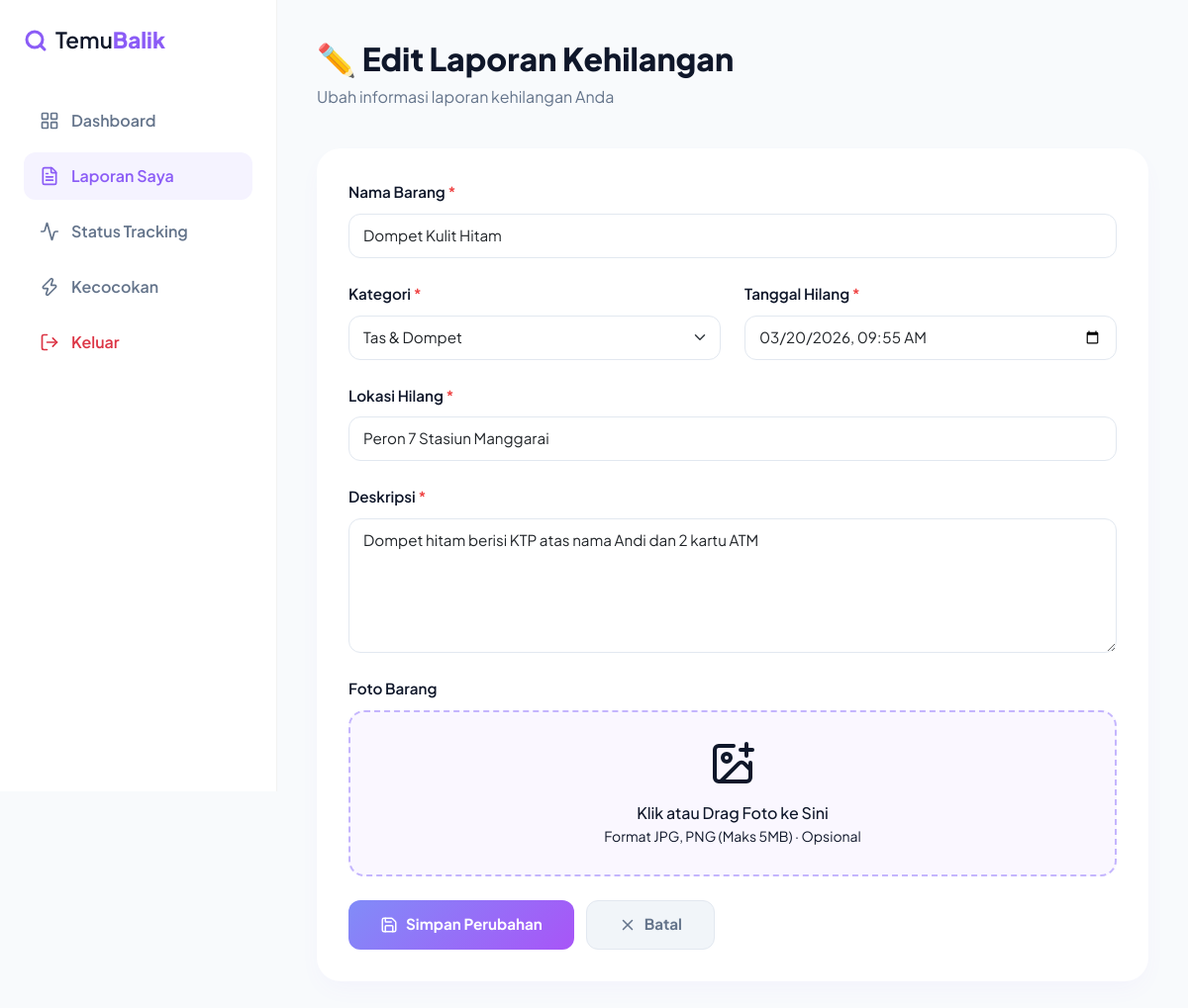
The page /laporan_kehilangan/edit.php?id=1 (signed in) on the database its author committed.
### tables this page shows
CREATE TABLE IF NOT EXISTS laporan_kehilangan (
    id INT AUTO_INCREMENT PRIMARY KEY,
    nama_barang VARCHAR(100) NOT NULL,
    kategori VARCHAR(50) NOT NULL,
    deskripsi TEXT,
    tanggal_hilang DATETIME NOT NULL,
    lokasi_hilang VARCHAR(255) NOT NULL,
    foto VARCHAR(255),
    status ENUM('dilaporkan', 'ditemukan', 'diserahkan', 'ditutup') DEFAULT 'dilaporkan',
    created_by INT NOT NULL,
    created_at TIMESTAMP DEFAULT CURRENT_TIMESTAMP,
    updated_at TIMESTAMP DEFAULT CURRENT_TIMESTAMP ON UPDATE CURRENT_TIMESTAMP,
    FOREIGN KEY (created_by) REFERENCES users(id) ON DELETE CASCADE,
    INDEX idx_status (status),
    INDEX idx_kategori (kategori),
    INDEX idx_created_by (created_by)
);

### config/database.php (called while the page is built, shortened)
<?php
function safePrepare(mysqli $conn, string $sql): mysqli_stmt {
    $stmt = $conn->prepare($sql);
    return $stmt;
}
?>

### laporan_kehilangan/edit.php (the view, shortened to what this page needs)
<?php
require_once '../config/database.php';
$user = getCurrentUser();
$id = intval($_GET['id'] ?? 0);
$stmt = safePrepare($conn, 'SELECT * FROM laporan_kehilangan WHERE id = ? AND created_by = ?');
$stmt->bind_param('ii', $id, $user['id']);
$stmt->execute();
$result = $stmt->get_result();
$laporan = $result->fetch_assoc();
?>
<!DOCTYPE html>
<html lang="id">
<head>
    <link href="https://cdn.jsdelivr.net/npm/bootstrap@5.3.2/dist/css/bootstrap.min.css" rel="stylesheet">
</head>
<body>
    <aside class="sidebar" id="sidebar">
        <a class="brand-logo" href="../dashboard/index.php">
            <i data-lucide="search" class="me-2" style="color: var(--primary-purple); stroke-width: 3;"></i>
            <span class="temu">Temu</span><span class="balik">Balik</span>
        </a>
        <ul class="nav-menu">
            <li class="nav-item">
                <a href="../dashboard/index.php" class="nav-link">
                    <i data-lucide="layout-grid" width="20"></i> Dashboard
                </a>
            </li>
            <li class="nav-item">
                <a href="index.php" class="nav-link active">
                    <i data-lucide="file-text" width="20"></i> Laporan Saya
                </a>
            </li>
            <li class="nav-item">
                <a href="status.php" class="nav-link">
                    <i data-lucide="activity" width="20"></i> Status Tracking
                </a>
            </li>
            <li class="nav-item">
                <a href="../matching/index.php" class="nav-link">
                    <i data-lucide="zap" width="20"></i> Kecocokan
                </a>
            </li>
            <li class="nav-item">
                <a href="../auth/logout.php" class="nav-link text-danger">
                    <i data-lucide="log-out" width="20"></i> Keluar
                </a>
            </li>
        </ul>
    </aside>
    <main class="main-content">
        <section class="page-header">
            <h1 class="page-title">✏️ Edit Laporan Kehilangan</h1>
            <p class="page-subtitle">Ubah informasi laporan kehilangan Anda</p>
        </section>
        <div class="form-card">
            <form method="POST" enctype="multipart/form-data">
                <div class="form-group">
                    <label class="form-label">Nama Barang <span class="required-indicator">*</span></label>
                    <input type="text" class="form-control" name="nama_barang" value="<?= htmlspecialchars($laporan['nama_barang']) ?>" placeholder="Masukkan nama barang" required>
                </div>
                <div class="form-row-spacing">
                    <div class="form-group">
                        <label class="form-label">Kategori <span class="required-indicator">*</span></label>
                        <select class="form-select" name="kategori" required>
                            <option value="<?= htmlspecialchars($laporan['kategori']) ?>" selected><?= htmlspecialchars($laporan['kategori']) ?></option>
                        </select>
                    </div>
                    <div class="form-group">
                        <label class="form-label">Tanggal Hilang <span class="required-indicator">*</span></label>
                        <input type="datetime-local" class="form-control" name="tanggal_hilang" value="<?= date('Y-m-d\TH:i', strtotime($laporan['tanggal_hilang'])) ?>" required>
                    </div>
                </div>
                <div class="form-group">
                    <label class="form-label">Lokasi Hilang <span class="required-indicator">*</span></label>
                    <input type="text" class="form-control" name="lokasi_hilang" value="<?= htmlspecialchars($laporan['lokasi_hilang']) ?>" placeholder="Tempat terakhir kali terlihat" required>
                </div>
                <div class="form-group">
                    <label class="form-label">Deskripsi <span class="required-indicator">*</span></label>
                    <textarea class="form-control" name="deskripsi" rows="5" placeholder="Deskripsi detail barang: warna, merek, kondisi, ciri-ciri khusus, dll" required><?= htmlspecialchars($laporan['deskripsi']) ?></textarea>
                </div>
                <div class="form-group">
                    <label class="form-label">Foto Barang</label>
                    <div class="upload-area" id="fileDropzone">
                        <i data-lucide="image-plus" width="48" height="48" class="text-slate mb-3"></i>
                        <h6 class="fw-700 mb-1">Klik atau Drag Foto ke Sini</h6>
                        <p class="text-slate small mb-0" id="uploadHint">Format JPG, PNG (Maks 5MB) · Opsional</p>
                    </div>
                </div>
                <div style="display: flex; gap: 12px;">
                    <button type="submit" class="btn-submit">
                        <i data-lucide="save" width="18"></i> Simpan Perubahan
                    </button>
                    <a href="detail.php?id=<?= $id ?>" class="btn-cancel">
                        <i data-lucide="x" width="18"></i> Batal
                    </a>
                </div>
            </form>
        </div>
    </main>
</body>
</html>

### laporan_kehilangan/edit.php (style rules this page uses)
:root { --primary-purple: #8b5cf6; --deep-purple: #6d28d9; --soft-purple: #f5f3ff; --bg-light: #f8fafc; --sidebar-width: 280px; --text-main: #0f172a; --text-slate: #64748b; --card-shadow: 0 10px 25px -5px rgba(139, 92, 246, 0.05); --primary-gradient: linear-gradient(135deg, #818cf8 0%, #a855f7 100%); }
body { font-family: 'Plus Jakarta Sans', sans-serif; background-color: var(--bg-light); color: var(--text-main); }
.sidebar { width: var(--sidebar-width); height: 100vh; position: fixed; left: 0; top: 0; background: white; border-right: 1px solid rgba(0,0,0,0.05); padding: 24px; z-index: 1000; }
.brand-logo { font-size: 1.4rem; text-decoration: none; display: flex; align-items: center; margin-bottom: 40px; color: var(--text-main); }
.brand-logo .temu { font-weight: 600; }
.brand-logo .balik { font-weight: 800; color: var(--primary-purple); }
.nav-menu { list-style: none; padding: 0; }
.nav-item { margin-bottom: 8px; }
.nav-link { display: flex; align-items: center; padding: 12px 16px; color: var(--text-slate); text-decoration: none; border-radius: 12px; font-weight: 600; transition: all 0.2s ease; gap: 12px; }
.nav-link:hover, .nav-link.active { background: var(--soft-purple); color: var(--primary-purple); }
.main-content { margin-left: var(--sidebar-width); padding: 40px; min-height: 100vh; }
.page-header { margin-bottom: 40px; }
.page-title { font-size: 2rem; font-weight: 800; margin-bottom: 8px; }
.page-subtitle { color: var(--text-slate); font-size: 1rem; }
.form-card { background: white; border-radius: 24px; padding: 32px; box-shadow: var(--card-shadow); }
.form-label { font-weight: 600; color: var(--text-main); margin-bottom: 10px; font-size: 0.95rem; }
.form-control, .form-select { border: 1px solid #e2e8f0; border-radius: 12px; padding: 10px 14px; font-size: 0.95rem; transition: all 0.2s ease; }
.form-group { margin-bottom: 24px; }
.btn-submit { background: var(--primary-gradient); border: none; color: white; padding: 12px 32px; border-radius: 12px; font-weight: 700; font-size: 0.95rem; transition: all 0.3s ease; display: inline-flex; align-items: center; gap: 8px; }
.btn-cancel { background: #f1f5f9; border: 1px solid #e2e8f0; color: var(--text-slate); padding: 12px 32px; border-radius: 12px; font-weight: 700; font-size: 0.95rem; text-decoration: none; transition: all 0.2s ease; display: inline-flex; align-items: center; gap: 8px; }
.required-indicator { color: #ef4444; }
.upload-area { border: 2px dashed #c4b5fd; border-radius: 16px; background: #faf7ff; padding: 28px 18px; text-align: center; cursor: pointer; transition: all 0.2s ease; }
.form-row-spacing { display: grid; grid-template-columns: repeat(auto-fit, minmax(250px, 1fr)); gap: 24px; }

### rows shown on the page
laporan_kehilangan: nama_barang "Dompet Kulit Hitam", kategori "Tas & Dompet", tanggal_hilang "03/20/2026 09:55", lokasi_hilang "Peron 7 Stasiun Manggarai", deskripsi "Dompet hitam berisi KTP atas nama Andi dan 2 kartu ATM"
